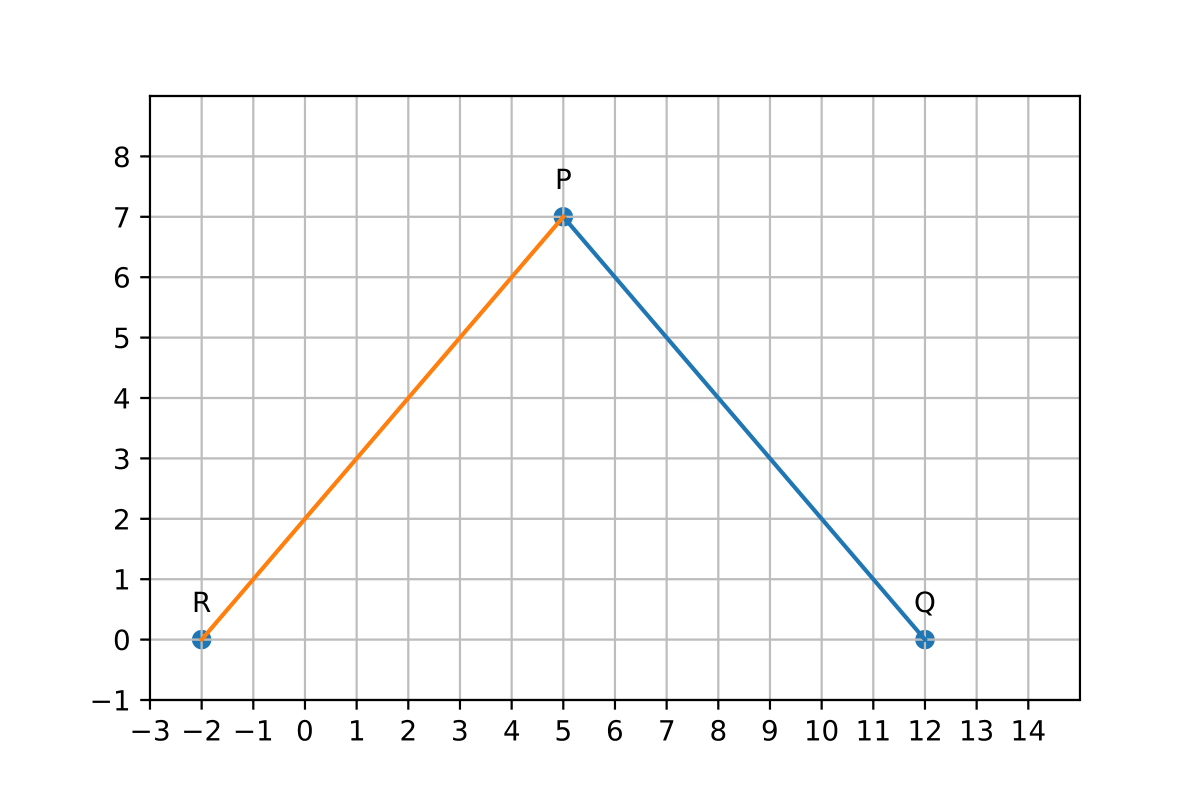

Generate this figure with Python:
# -*- coding: utf-8 -*-
"""Untitled9.ipynb

Automatically generated by Colaboratory.

Original file is located at
    https://colab.research.google.com/drive/1bTk3cTSeUVZ6fbGM2NubHkeQwDoxuWAy
"""

# -*- coding: utf-8 -*-
"""Line.ipynb

Automatically generated by Colaboratory.

Original file is located at
    https://colab.research.google.com/drive/1c-PtsmmEBdysbi-9Urx63pTqnNLRxocZ
"""

import numpy as np
import matplotlib.pyplot as plt
import numpy.linalg as LA

plt.axis([-3,15,-1,9])

plt.axis('on')
plt.grid(True)

plt.xticks(np.arange(-3,15,1))
plt.yticks(np.arange(-1,9,1))

A = np.array([[1,1],[-1, 1]])
B = np.array([12,2]) 
P = np.linalg.solve(A, B) 

C = np.array([[1,1],[0, 1]])
D = np.array([12,0]) 
Q = np.linalg.solve(C, D) 

E = np.array([[-1,1],[0, 1]])
F = np.array([2,0]) 
R = np.linalg.solve(E, F) 

def line_gen(A,B):
  len =10
  dim = A.shape[0]
  x_AB = np.zeros((dim,len))
  lam_1 = np.linspace(0,1,len)
  for i in range(len):
    temp1 = A + lam_1[i]*(B-A)
    x_AB[:,i]= temp1.T
  return x_AB

  #Generating all lines
x_PQ = line_gen(P,Q)
x_RP = line_gen(R,P)

#Plotting all lines
plt.plot(x_PQ[0,:],x_PQ[1,:],label='$PQ$')
plt.plot(x_RP[0,:],x_RP[1,:],label='$RS$')

tri_coords = np.vstack((P,Q,R)).T
plt.scatter(tri_coords[0,:], tri_coords[1,:])
vert_labels = ['P','Q','R']
for i, txt in enumerate(vert_labels):
    plt.annotate(txt, # this is the text
                 (tri_coords[0,i], tri_coords[1,i]), # this is the point to label
                 textcoords="offset points", # how to position the text
                 xytext=(0,10), # distance from text to points (x,y)
                 ha='center') # horizontal alignment can be left, right or center


plt.savefig('line.pdf')
plt.show()
